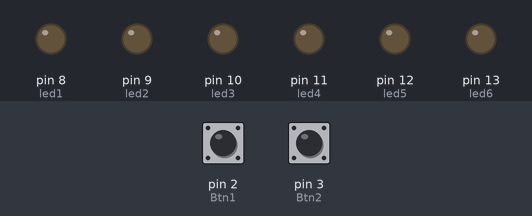
This sketch was run on a simulated Arduino Uno, built with avr-gcc and run on an emulated ATmega328P. Shown: output pins drawn as LEDs (lit = HIGH). The test bench sets the inputs (shaded band); at power-on: pin 2 (Btn1) LOW, pin 3 (Btn2) LOW.

Above: at 1.2 s.
1.3 s: pin 2 (Btn1) pulled HIGH for 0.15 s
At 1.45 s:
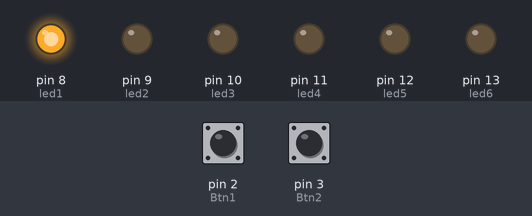
At 2.05 s:
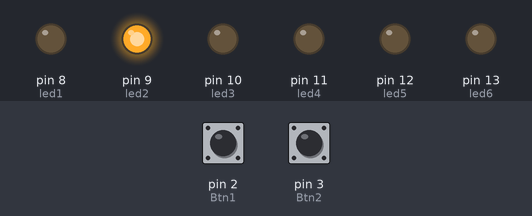
Timing chart, 0 to 10.4 s (numbered marks = the images above; inputs shaded):
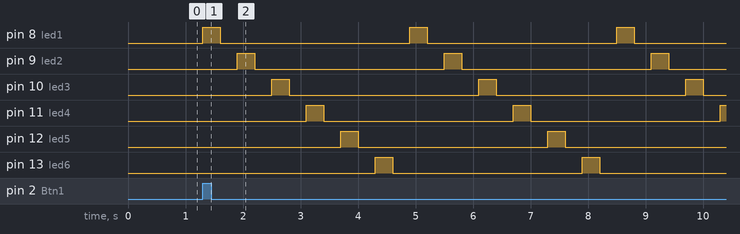

Measured:
- after the input at 1.3 s, pin 8 (led1): alternates HIGH for 0.30 s and LOW for 3.3 s, starting at once; pin 9 (led2): alternates HIGH for 0.30 s and LOW for 3.3 s, starting after 0.60 s

The sketch:

DEBER2_BOTONES_Juegoleds_IT.ino
```cpp
/*
 * Nombre: Irma Túquerres
 * Materia: Sistemas Embebidos
 * Tarea: Juego de led usando botones

 INDICACIONES:
 * Realice un programa que al presionar un pulsador, active un juego de 6 luces led que solo se enciendan. Este juego se ejecutará 8 veces cada vez que se presione el pulsador.
Con otro pulsador, active un juego de 6 luces led que encienda  y apague  en grupos de dos en dos de la forma:
1 y 6, 2 y 5 , 3 y 4
Este juego se ejecutará 10 veces cada vez que se presione este pulsador.

USO:
del ciclo for(i=0;i<8;i++){} para crear las reepticiones del juego de leds
 */
 const int Btn1=2;//declarar variables para asignar a los pines de los botones
 const int Btn2=3;
 const int led1=8;//asiganr nombres para identificar a los leds
 const int led2=9;
 const int led3=10;
 const int led4=11;
 const int led5=12;
 const int led6=13;
 int i;//declarar las variables para contador de los ciclos
 int j;
void setup() {
  pinMode(Btn1,INPUT);//asiganr al pin si sera de salida o entrada
  pinMode(Btn2,INPUT);
  pinMode(led1,OUTPUT);
  pinMode(led2,OUTPUT);
  pinMode(led3,OUTPUT);
  pinMode(led4,OUTPUT);
  pinMode(led5,OUTPUT);
  pinMode(led6,OUTPUT);

}

void loop() {
  if(digitalRead(Btn1)==HIGH){//if para validar que con 1 se active el juego de leds
    for(i=0;i<=7;i++){//ciclos for para las repeticiones de 8 veces
    digitalWrite(led1,HIGH);
    delay(300);
    digitalWrite(led1,LOW);
    delay(300);
    digitalWrite(led2,HIGH);
    delay(300);
    digitalWrite(led2,LOW);
    delay(300);
    digitalWrite(led3,HIGH);
    delay(300);
    digitalWrite(led3,LOW);
    delay(300);
    digitalWrite(led4,HIGH);
    delay(300);
    digitalWrite(led4,LOW);
    delay(300);
    digitalWrite(led5,HIGH);
    delay(300);
    digitalWrite(led5,LOW);
    delay(300);
    digitalWrite(led6,HIGH);
    delay(300);
    digitalWrite(led6,LOW);
    delay(300);
    }
  }
  if(digitalRead(Btn2)==(HIGH)){//verificar si el boton dos esta en alto y activar el juego de leds
    for(j=0;j<=9;j++){//realiza las repetciones de 10 veces
      digitalWrite(led1,HIGH);
      digitalWrite(led6,HIGH);
      delay(300);
      digitalWrite(led1,LOW);
      digitalWrite(led6,LOW);
      delay(300);
      digitalWrite(led2,HIGH);
      digitalWrite(led5,HIGH);
      delay(300);
      digitalWrite(led2,LOW);
      digitalWrite(led5,LOW);
      delay(300);
      digitalWrite(led3,HIGH);
      digitalWrite(led4,HIGH);
      delay(300);
      digitalWrite(led3,LOW);
      digitalWrite(led4,LOW);
      delay(300);
    }
  }


}
```
